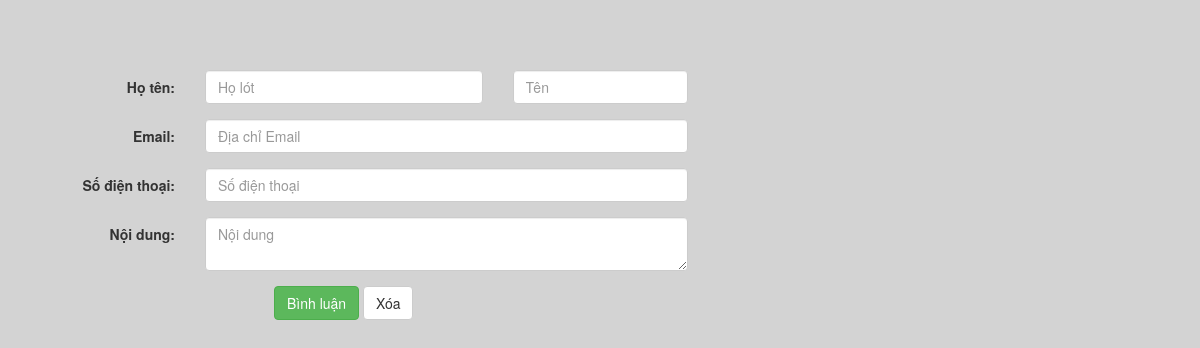
The app's page /Khach/BinhLuan.php?ID=30, older data.
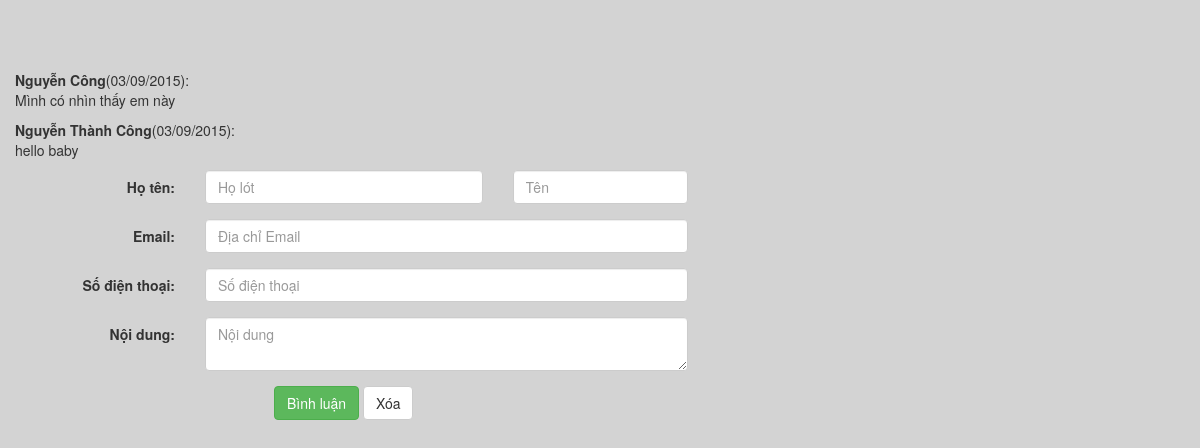
The same page, newer data.
### tables this page shows
CREATE TABLE IF NOT EXISTS `binhluan` (
  `ID` int(11) NOT NULL,
  `IDBinhLuan` int(11) NOT NULL,
  `NoiDung` text NOT NULL,
  `TenDN` varchar(55) NOT NULL,
  `Ho` varchar(50) NOT NULL,
  `Ten` varchar(50) NOT NULL,
  `Email` varchar(50) NOT NULL,
  `SoDienThoai` varchar(20) NOT NULL,
  `KiemDuyet` tinyint(1) NOT NULL DEFAULT '0',
  `NgayBinhLuan` date DEFAULT NULL
);

### Khach/BinhLuan.php (the view, shortened to what this page needs)
<!DOCTYPE html>
<html lang="en">
<head>
    <link href="../asset/Bootstrap/css/bootstrap.min.css" rel="stylesheet">
    <link href="../css/menu.css" rel="stylesheet">
    <link rel="stylesheet" type="text/css" href="../css/style.css" media="screen" />
</head>
<body style="background-color: lightgrey;min-height:100%;">
<div>
	<div>
    <?php
		$conn = ConnectDB::connect();
		$sqlBL = "SELECT Ho, Ten, NgayBinhLuan, NoiDung FROM BinhLuan WHERE KiemDuyet = ".DA_KIEM_DUYET." AND IDBinhLuan = ".$_GET['ID'];
		$resultBL = mysqli_query($conn, $sqlBL);
		if($resultBL->num_rows > 0)
		{
			while($rowBL = $resultBL->fetch_assoc())
			{
				echo "<p style='margin-left:15px'><strong>".$rowBL['Ho']." ".$rowBL['Ten']."</strong>(".date('d/m/Y',strtotime($rowBL['NgayBinhLuan']))."): <br> ".$rowBL['NoiDung']."</p>";
			}
		}
	?>
    </div>
	<div>
    <form class="form-horizontal" name="frmBinhLuan" method="post">
    	<div class="form-group" id="HoTen">
            <label for="txtHo" class="col-sm-2 control-label">Họ tên: </label>
            <div class="col-sm-3">
            <?php
				if(array_key_exists('TenDN',$_SESSION) && array_key_exists('MaPhanQuyen',$_SESSION))
					echo "<input type='text' class='form-control' name='txtHo' placeholder='Họ lót' value='".$_SESSION['Ho']."'>";
				else
					echo "<input type='text' class='form-control' name='txtHo' placeholder='Họ lót' required>";
			?>
            </div>
            <div class="col-sm-2">
            <?php
				if(array_key_exists('TenDN',$_SESSION) && array_key_exists('MaPhanQuyen',$_SESSION))
					echo "<input type='text' class='form-control' name='txtTen' placeholder='Tên' value='".$_SESSION['Ten']."'>";
				else
					echo "<input type='text' class='form-control' name='txtTen' placeholder='Tên' required>";
			?>
            </div>
        </div>
		<div class="form-group" id="Email">
        	<label for="txtEmail" class="col-sm-2 control-label">Email: </label>
            <div class="col-sm-5">
            <?php
				if(array_key_exists('TenDN',$_SESSION) && array_key_exists('MaPhanQuyen',$_SESSION))
					echo "<input type='text' class='form-control' name='txtEmail' placeholder='Địa chỉ Email' value='".$_SESSION['Email']."'>";
				else
					echo "<input type='text' class='form-control' name='txtEmail' placeholder='Địa chỉ Email' required>";
			?>
            </div>
        </div>
        <div class="form-group" id="SoDienThoai">
        	<label for="txtSoDienThoai" class="col-sm-2 control-label">Số điện thoại: </label>
            <div class="col-sm-5">
            <?php
				if(array_key_exists('TenDN',$_SESSION) && array_key_exists('MaPhanQuyen',$_SESSION))
					echo "<input type='text' class='form-control' name='txtSoDienThoai' placeholder='Số điện thoại' value='".$_SESSION['SoDienThoai']."'>";
				else
					echo "<input type='text' class='form-control' name='txtSoDienThoai' placeholder='Số điện thoại' required>";
			?>
            </div>
        </div>
        <div class="form-group">
        	<label for="txtNoiDung" class="col-sm-2 control-label">Nội dung: </label>
            <div class="col-sm-5">
            	<textarea class="form-control" id="txtNoiDung" name="txtNoiDung" placeholder="Nội dung" required></textarea>
            </div>
        </div>
        <div class="form-group" align="center">
			<div class="col-sm-offset-2 col-sm-3">
				<button type="submit" class="btn btn-success" name="submit">Bình luận</button>
            	<button type="reset" class="btn btn-default" name="reset">Xóa</button>
            </div>
        </div>
    </form>
    </div>
</div>
</body>
</html>

Row changes from the older to the newer data that the page shows:
added binhluan: Ho "Nguyễn", Ten "Công", NgayBinhLuan "03/09/2015", NoiDung "Mình có nhìn thấy em này"
added binhluan: Ho "Nguyễn Thành", Ten "Công", NgayBinhLuan "03/09/2015", NoiDung "hello baby"
